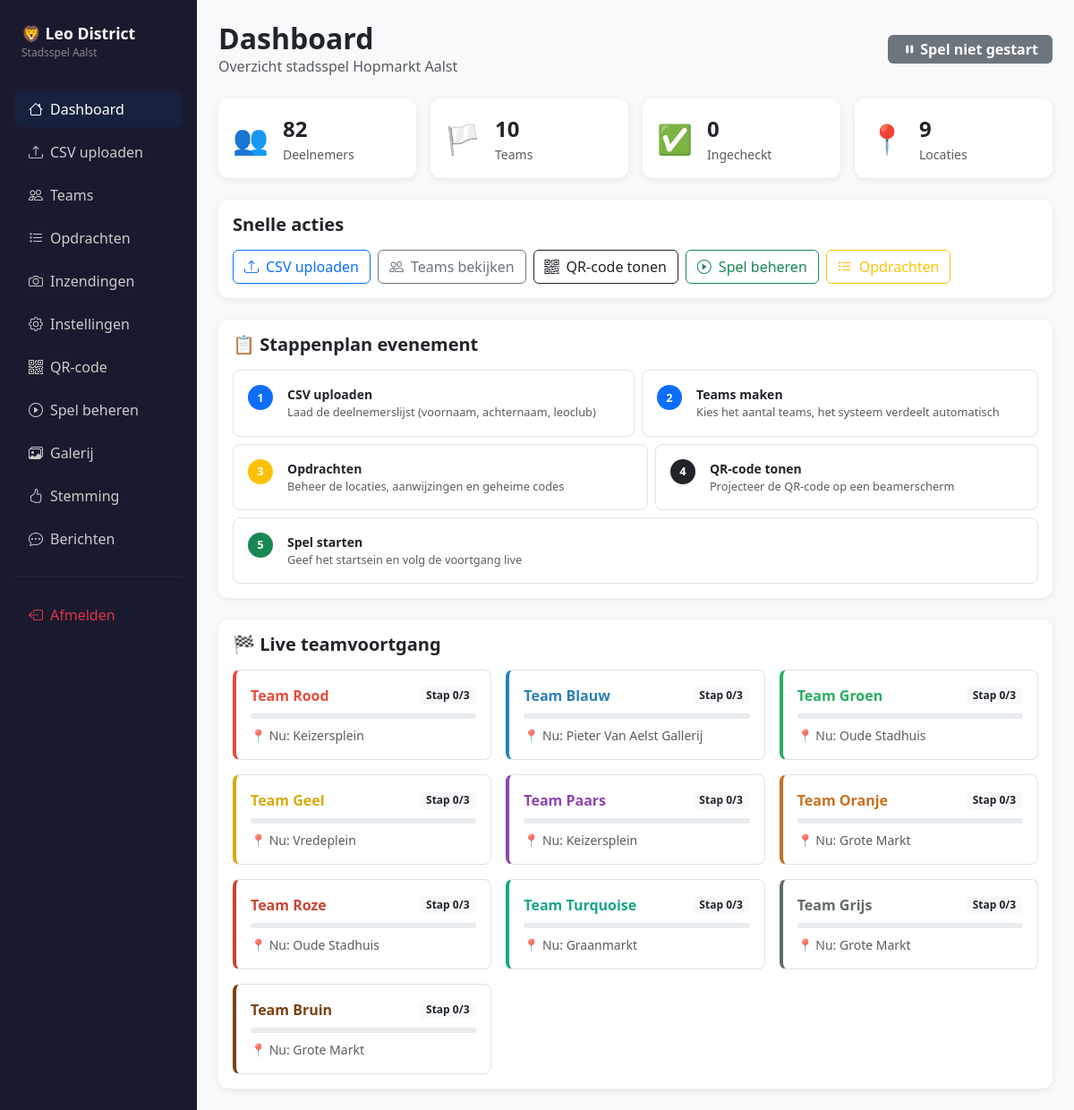
Screenshot of /admin (signed in) with the database file from the repository.
### app.py (models this page shows, shortened)
class Team(db.Model):
    id = db.Column(db.Integer, primary_key=True)
    name = db.Column(db.String(50), nullable=False)
    color = db.Column(db.String(20), nullable=False)
    bg_color = db.Column(db.String(20), nullable=False)
    label = db.Column(db.String(20), nullable=False)
    current_step = db.Column(db.Integer, default=0)
    route_json = db.Column(db.String(200), nullable=False, default="[]")
    finished = db.Column(db.Boolean, default=False)
    finished_at = db.Column(db.DateTime, nullable=True)
    members = db.relationship("Participant", backref="team", lazy=True)
    messages = db.relationship("Message", backref="team", lazy=True,
                               order_by="Message.sent_at")
    photo_submissions = db.relationship("PhotoSubmission", backref="team", lazy=True)
    @property
    def route(self):
        return json.loads(self.route_json)
    @property
    def total_steps(self):
        return len(self.route)
    @property
    def current_location(self):
        r = self.route
        if self.current_step < len(r):
            return Location.query.get(r[self.current_step])
        return None
    @property
    def progress_pct(self):
        total = self.total_steps
        if total == 0:
            return 0
        return int((self.current_step / total) * 100)

class Location(db.Model):
    id = db.Column(db.Integer, primary_key=True)
    order_index = db.Column(db.Integer, nullable=False, default=0)
    name = db.Column(db.String(100), nullable=False)
    emoji = db.Column(db.String(10), nullable=False, default="📍")
    clue = db.Column(db.Text, nullable=False, default="")
    challenge = db.Column(db.Text, nullable=False, default="")
    arrival_hint = db.Column(db.String(500), nullable=True)
    answer_type = db.Column(db.String(10), nullable=False, default="code")  # 'code' or 'photo'
    secret_code = db.Column(db.String(50), nullable=True)
    challenge_image = db.Column(db.String(200), nullable=True)  # optional image shown with the challenge
    submissions = db.relationship("PhotoSubmission", backref="location", lazy=True)

### app.py (the view)
@app.route("/admin/")
@app.route("/admin")
@admin_required
def admin_dashboard():
    locations = get_locations()
    teams = Team.query.all()
    return render_template(
        "admin/dashboard.html",
        settings=get_settings(),
        participant_count=Participant.query.count(),
        team_count=len(teams),
        checked_in=Participant.query.filter_by(checked_in=True).count(),
        teams=teams,
        locations=locations,
        locations_by_id={loc.id: loc for loc in locations},
        total_unread=Message.query.filter_by(sender_type="team", read_by_admin=False).count(),
        pending_submissions=pending_submissions_count(),
    )

### app.py (called while the page is built)
def get_settings():
    s = GameSettings.query.first()
    if not s:
        s = GameSettings()
        db.session.add(s)
        db.session.commit()
    return s

def get_locations():
    return Location.query.order_by(Location.order_index).all()

def admin_required(f):
    from functools import wraps
    @wraps(f)
    def decorated(*args, **kwargs):
        if not session.get("admin_logged_in"):
            return redirect(url_for("admin_login"))
        return f(*args, **kwargs)
    return decorated

def pending_submissions_count():
    return PhotoSubmission.query.filter_by(status="pending").count()

### templates/admin/dashboard.html (shortened to what this page needs)
{% extends "base_admin.html" %}
{% block content %}
<div class="d-flex align-items-center mb-4">
  <div>
    <h2 class="fw-bold mb-0">Dashboard</h2>
    <p class="text-muted mb-0">Overzicht stadsspel Hopmarkt Aalst</p>
  </div>
  <div class="ms-auto">
    {% if settings.game_started %}
    <span class="badge bg-success fs-6 px-3 py-2"><i class="bi bi-play-fill me-1"></i>Spel actief</span>
    {% else %}
    <span class="badge bg-secondary fs-6 px-3 py-2"><i class="bi bi-pause-fill me-1"></i>Spel niet gestart</span>
    {% endif %}
  </div>
</div>
<div class="row g-3 mb-4">
  <div class="col-sm-6 col-xl-3">
    <div class="card h-100 p-3">
      <div class="d-flex align-items-center gap-3">
        <div class="fs-2">👥</div>
        <div>
          <div class="fs-4 fw-bold">{{ participant_count }}</div>
          <div class="text-muted small">Deelnemers</div>
        </div>
      </div>
    </div>
  </div>
  <div class="col-sm-6 col-xl-3">
    <div class="card h-100 p-3">
      <div class="d-flex align-items-center gap-3">
        <div class="fs-2">🏳️</div>
        <div>
          <div class="fs-4 fw-bold">{{ team_count }}</div>
          <div class="text-muted small">Teams</div>
        </div>
      </div>
    </div>
  </div>
  <div class="col-sm-6 col-xl-3">
    <div class="card h-100 p-3">
      <div class="d-flex align-items-center gap-3">
        <div class="fs-2">✅</div>
        <div>
          <div class="fs-4 fw-bold">{{ checked_in }}</div>
          <div class="text-muted small">Ingecheckt</div>
        </div>
      </div>
    </div>
  </div>
  <div class="col-sm-6 col-xl-3">
    <div class="card h-100 p-3">
      <div class="d-flex align-items-center gap-3">
        <div class="fs-2">📍</div>
        <div>
          <div class="fs-4 fw-bold">{{ locations|length }}</div>
          <div class="text-muted small">Locaties</div>
        </div>
      </div>
    </div>
  </div>
</div>
<div class="card mb-4">
  <div class="card-body">
    <h5 class="fw-bold mb-3">Snelle acties</h5>
    <div class="d-flex flex-wrap gap-2">
      <a href="{{ url_for('admin_upload') }}" class="btn btn-outline-primary">
        <i class="bi bi-upload me-2"></i>CSV uploaden
      </a>
      <a href="{{ url_for('admin_groups') }}" class="btn btn-outline-secondary">
        <i class="bi bi-people me-2"></i>Teams bekijken
      </a>
      <a href="{{ url_for('admin_qr') }}" class="btn btn-outline-dark">
        <i class="bi bi-qr-code me-2"></i>QR-code tonen
      </a>
      <a href="{{ url_for('admin_game') }}" class="btn btn-outline-success">
        <i class="bi bi-play-circle me-2"></i>Spel beheren
      </a>
      <a href="{{ url_for('admin_opdrachten') }}" class="btn btn-outline-warning">
        <i class="bi bi-list-task me-2"></i>Opdrachten
      </a>
    </div>
  </div>
</div>
<div class="card mb-4">
  <div class="card-body">
    <h5 class="fw-bold mb-3">📋 Stappenplan evenement</h5>
    <div class="row g-2">
      {% set steps = [
        ("1", "CSV uploaden", "Laad de deelnemerslijst (voornaam, achternaam, leoclub)", "upload", "primary"),
        ("2", "Teams maken", "Kies het aantal teams, het systeem verdeelt automatisch", "groups", "primary"),
        ("3", "Opdrachten", "Beheer de locaties, aanwijzingen en geheime codes", "opdrachten", "warning"),
        ("4", "QR-code tonen", "Projecteer de QR-code op een beamerscherm", "qr", "dark"),
        ("5", "Spel starten", "Geef het startsein en volg de voortgang live", "game", "success"),
      ] %}
      {% for num, title, desc, endpoint, color in steps %}
      <div class="col-12 col-md-6 col-xl-auto flex-xl-fill">
        <div class="border rounded-3 p-3 h-100 d-flex align-items-start gap-3">
          <span class="step-badge bg-{{ color }} text-white">{{ num }}</span>
          <div>
            <div class="fw-semibold small">{{ title }}</div>
            <div class="text-muted" style="font-size:.8rem;">{{ desc }}</div>
          </div>
        </div>
      </div>
      {% endfor %}
    </div>
  </div>
</div>
{% if teams %}
<div class="card">
  <div class="card-body">
    <h5 class="fw-bold mb-3">🏁 Live teamvoortgang</h5>
    <div class="row g-3" id="team-progress-preview">
      {% for team in teams %}
      <div class="col-sm-6 col-xl-4">
        <div class="border rounded-3 p-3" style="border-left: 4px solid {{ team.color }} !important;">
          <div class="d-flex align-items-center mb-2">
            <span class="fw-bold" style="color:{{ team.color }}">{{ team.name }}</span>
            {% if team.finished %}
            <span class="badge bg-success ms-auto">Klaar! 🎉</span>
            {% else %}
            <span class="badge bg-light text-dark ms-auto">Stap {{ team.current_step }}/{{ team.total_steps }}</span>
            {% endif %}
          </div>
          <div class="progress mb-2" style="height:6px;">
          </div>
          <div class="text-muted small">
            {% if team.current_location %}
              📍 Nu: {{ team.current_location.name }}
            {% else %}
              🎉 Alle locaties bezocht!
            {% endif %}
          </div>
        </div>
      </div>
      {% endfor %}
    </div>
  </div>
</div>
{% endif %}
{% endblock %}

### templates/base_admin.html (style rules this page uses)
body { background: #f8f9fa; }
.card { border: none; border-radius: 12px; box-shadow: 0 2px 8px rgba(0,0,0,.08); }
.step-badge { width: 28px; height: 28px; border-radius: 50%; display: inline-flex; align-items: center; justify-content: center; font-size: 0.8rem; font-weight: 700; }

### rows the page displays
Team: name "Team Rood", current_step "0", total_steps "3", current_location.name "Keizersplein"
Team: name "Team Blauw", current_step "0", total_steps "3", current_location.name "Pieter Van Aelst Gallerij"
Team: name "Team Groen", current_step "0", total_steps "3", current_location.name "Oude Stadhuis"
Team: name "Team Geel", current_step "0", total_steps "3", current_location.name "Vredeplein"
Team: name "Team Paars", current_step "0", total_steps "3", current_location.name "Keizersplein"
Team: name "Team Oranje", current_step "0", total_steps "3", current_location.name "Grote Markt"
Team: name "Team Roze", current_step "0", total_steps "3", current_location.name "Oude Stadhuis"
Team: name "Team Turquoise", current_step "0", total_steps "3", current_location.name "Graanmarkt"
Team: name "Team Grijs", current_step "0", total_steps "3", current_location.name "Grote Markt"
Team: name "Team Bruin", current_step "0", total_steps "3", current_location.name "Grote Markt"

### other values shown
{{ participant_count }} "82"
{{ team_count }} "10"
{{ checked_in }} "0"
{{ locations|length }} "9"
{{ num }} "1" "2" "3" "4" "5"
{{ title }} "CSV uploaden" "Teams maken" "Opdrachten" "QR-code tonen" "Spel starten"
{{ desc }} "Laad de deelnemerslijst (voornaam, achternaam, leoclub)" "Kies het aantal teams, het systeem verdeelt automatisch" "Beheer de locaties, aanwijzingen en geheime codes" "Projecteer de QR-code op een beamerscherm" "Geef het startsein en volg de voortgang live"
